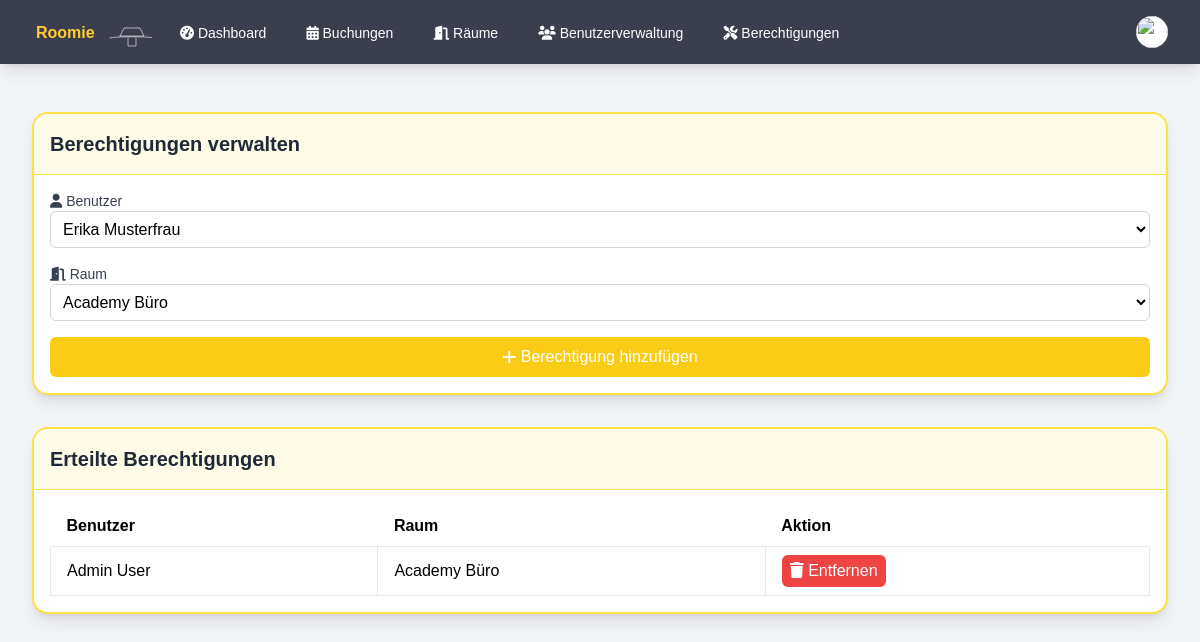
/admin_permissions.php (signed in), run on an earlier commit of the app's database.
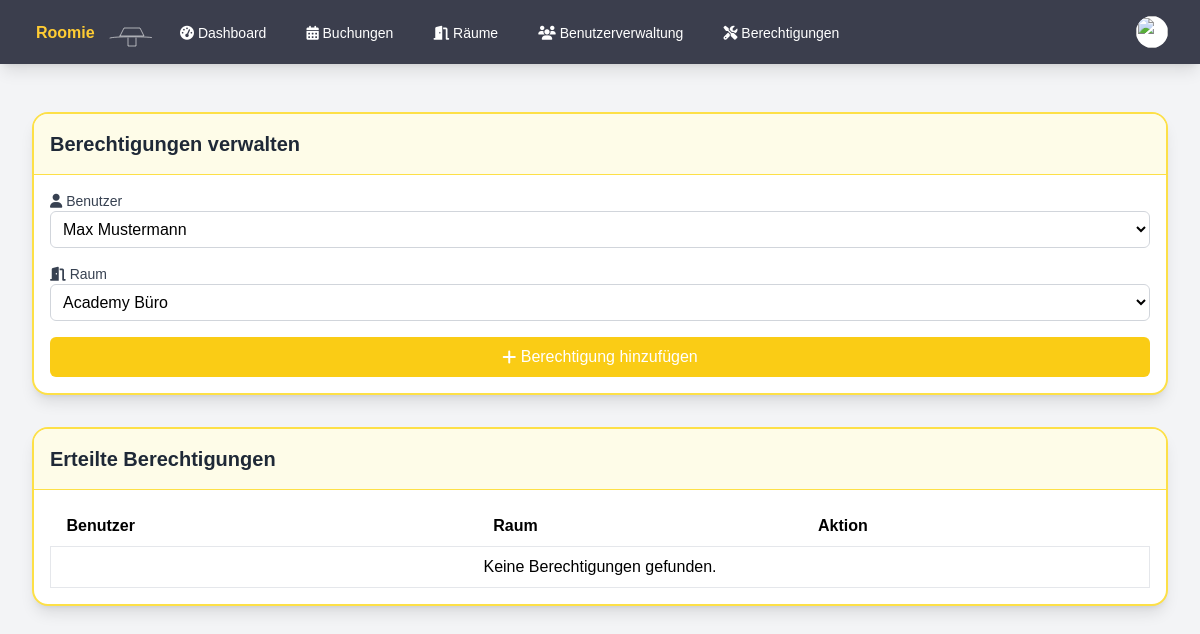
And on a later commit of the database.
### tables this page shows
CREATE TABLE permissions (
    id INTEGER PRIMARY KEY AUTOINCREMENT,
    user_id INTEGER,
    room_id INTEGER,
    FOREIGN KEY (user_id) REFERENCES users(id),
    FOREIGN KEY (room_id) REFERENCES rooms(id)
);

### admin_permissions.php (the view, shortened to what the changed rows need)
<?php
require_once 'auth.php';
try {
    $db = new PDO('sqlite:roomie.db');
    $db->setAttribute(PDO::ATTR_ERRMODE, PDO::ERRMODE_EXCEPTION);
} catch (PDOException $e) {
    $_SESSION['error'] = "Fehler bei der Berechtigungsverwaltung: " . $e->getMessage();
}
$users = $db->query('SELECT id, name FROM users')->fetchAll(PDO::FETCH_ASSOC);
$permissions = $db->query("
    SELECT permissions.id, users.name AS user_name, rooms.name AS room_name
    FROM permissions
    JOIN users ON permissions.user_id = users.id
    JOIN rooms ON permissions.room_id = rooms.id
")->fetchAll(PDO::FETCH_ASSOC);
?>
<!DOCTYPE html>
<html lang="de">
<head>
    <script src="https://cdn.tailwindcss.com"></script>
    <link rel="stylesheet" href="https://cdnjs.cloudflare.com/ajax/libs/font-awesome/6.1.1/css/all.min.css">
    <link rel="stylesheet" href="styles.css">
</head>
<body class="bg-gray-100" x-data>
    <div class="max-w-7xl mx-auto py-6 sm:px-6 lg:px-8">
        <div class="px-4 py-6 sm:px-0">
            <div class="bg-white shadow-lg rounded-2xl overflow-hidden border-2 border-yellow-300 mb-8">
                <div class="flex flex-row items-center justify-between p-4 bg-yellow-50 text-gray-800 border-b border-yellow-300">
                    <h2 class="text-xl font-semibold">Berechtigungen verwalten</h2>
                </div>
                <div class="p-4">
                    <form method="POST" class="space-y-4">
                        <div>
                            <label for="user_id" class="block text-sm font-medium text-gray-700"><i class="fas fa-user"></i>&nbsp;Benutzer</label>
                            <select id="user_id" name="user_id" class="w-full bg-white border border-gray-300 rounded-md p-2">
                                <?php foreach ($users as $user) : ?>
                                    <option value="<?php echo $user['id']; ?>"><?php echo htmlspecialchars($user['name']); ?></option>
                                <?php endforeach; ?>
                            </select>
                        </div>
                    </form>
                </div>
            </div>
            <div class="bg-white shadow-lg rounded-2xl overflow-hidden border-2 border-yellow-300">
                <div class="flex flex-row items-center justify-between p-4 bg-yellow-50 text-gray-800 border-b border-yellow-300">
                    <h2 class="text-xl font-semibold">Erteilte Berechtigungen</h2>
                </div>
                <div class="p-4">
                    <table class="min-w-full bg-white">
                        <thead>
                            <tr>
                                <th class="py-2 text-left px-4">Benutzer</th>
                                <th class="py-2 text-left px-4">Raum</th>
                                <th class="py-2 text-left px-4">Aktion</th>
                            </tr>
                        </thead>
                        <tbody>
                            <?php foreach ($permissions as $permission) : ?>
                                <tr>
                                    <td class="border px-4 py-2"><?php echo htmlspecialchars($permission['user_name']); ?></td>
                                    <td class="border px-4 py-2"><?php echo htmlspecialchars($permission['room_name']); ?></td>
                                    <td class="border px-4 py-2">
                                        <form method="POST" style="display: inline;">
                                            <button type="submit" name="remove_permission" class="bg-red-500 hover:bg-red-600 text-white rounded-md px-2 py-1">
                                                <i class="fas fa-trash"></i>&nbsp;Entfernen
                                            </button>
                                        </form>
                                    </td>
                                </tr>
                            <?php endforeach; ?>
                            <?php if (empty($permissions)) : ?>
                                <tr>
                                    <td colspan="3" class="border px-4 py-2 text-center">Keine Berechtigungen gefunden.</td>
                                </tr>
                            <?php endif; ?>
                        </tbody>
                    </table>
                </div>
            </div>
        </div>
    </div>
</body>
</html>

What changed in the data, as far as the page shows it:
removed permissions: user_name "Admin User", room_name "Academy Büro"
Also different on the page:
form field user_id: "Erika Musterfrau" → "Max Mustermann"
text now shown: "Keine Berechtigungen gefunden."
